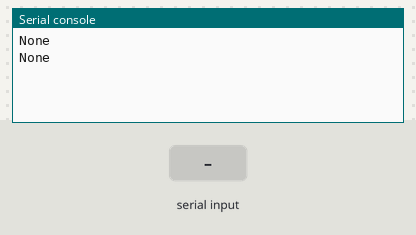
A program run on a simulated MicroPython board. On the bench: the last lines printed to the serial console. The test bench sets the inputs (shaded band).

Above: at 1.2 s.
1.3 s: "1\n" received over the second serial link
At 2.5 s:
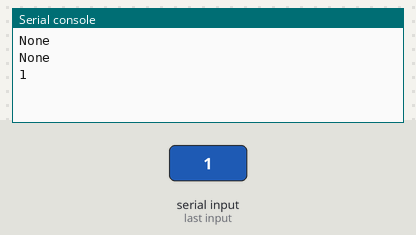
3.5 s: "0\n" received over the second serial link
At 4.8 s:
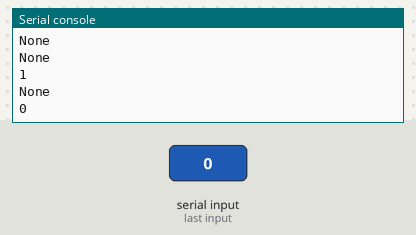
5.0 s: "2\n" received over the second serial link
At 5.8 s:
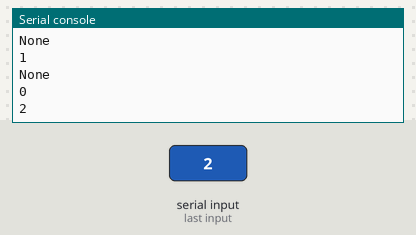

Measured:
- after the input at 1.3 s, the serial console: prints a new line after 0.70 s (image 1)
- after the input at 3.5 s, the serial console: prints a new line after 0.50 s (image 2)
- after the input at 5.0 s, the serial console: prints a new line at once (image 3)

The program:

HC-05_Example.py
```python
from machine import UART
from machine import Pin
from utime import sleep

#roep uart aan
uart = UART(0, baudrate=9600, tx=Pin(0), rx=Pin(1))

#als er iets binnen komt op je bluetooth device, return the value. anders value = None
#leest alle inputs die het device binnen krijgt, als je sleep(5) in je code hebt,
#leest die nogsteeds alles op wat gestuurd is, maar met een delay van 5 op je shell
def listenToUart():
    if uart.any():
        data = uart.readline()
        return data.decode('utf-8').strip()

#stuurt string naar bluetooth device
def sendToUart(text):
    uart.write(text)

"""
Om de bluetooth verbinding te testen:
1 Download op een Android telefoon de app "Serial Bluetooth Terminal".
2 zoek naar bluetooth connecties op je telefoon.
3 verbind met HC-0X
4 vul pincode in, standaard pincode is 0000 of 1234. je kan er nog niet mee koppelen.
5 open de erial Bluetooth Terminal app
6 klik op de menu bar links boven
7 selecteer devices
8 selecteer vervolgens Bluetooth Classic
9 selecteer jou device
10 ga terug naar terminal, als het goed is staat er nu Connecting to HC-0X ... -> Connected
11 run deze code, in je shell zie je None. in de app kan je een text sturen. deze zie je vervolgens ook in je shell
Goed gedaan!
"""

if __name__ == "__main__":
    while True:
        print(listenToUart())
        sendToUart("test\n")
        sleep(1)
```
